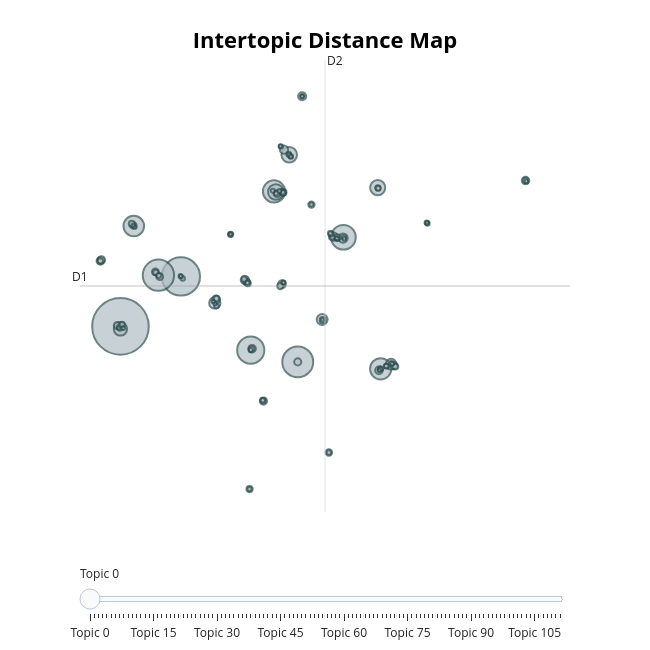

The code cell stored with this chart in its notebook:
### Markdown cell above
One issue with the approach above is that it will merge topics regardless of whether they are very similar. They are simply the most similar out of all options. This can be resolved by reducing the number of topics automatically. To do this, we can use HDBSCAN to cluster our topics using each c-TF-IDF representation. Then, we merge topics that are clustered together. Another benefit of HDBSCAN is that it generates outliers. These outliers prevent topics from being merged if no other topics are similar.

To use this option, we simply set nr_topics to "auto":

### Code cell
topic_model = BERTopic(nr_topics="auto")
topics, probs = topic_model.fit_transform(docs, embeddings)
topic_model.visualize_topics()
